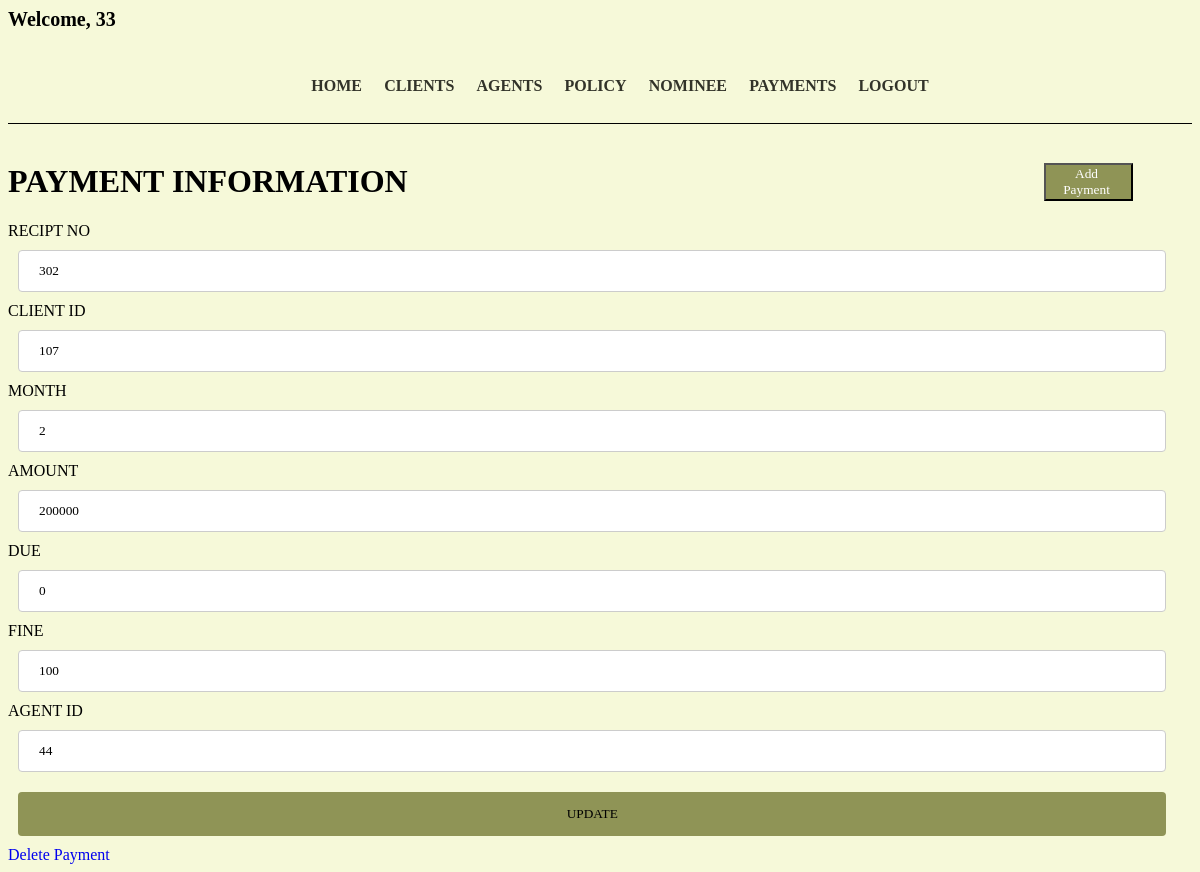
The page /lims/editPayment.php?recipt_no=302 (signed in) on the database its author committed.
### tables this page shows
CREATE TABLE `payment` (
  `recipt_no` varchar(20) NOT NULL,
  `client_id` varchar(50) NOT NULL,
  `month` varchar(50) NOT NULL,
  `amount` varchar(50) NOT NULL,
  `due` varchar(50) NOT NULL,
  `fine` varchar(50) NOT NULL,
  `agent_id` varchar(30) NOT NULL
);

### lims/editPayment.php (the view, shortened to what this page needs)
<!DOCTYPE html>
<html>
<head>
</head>
<body>
    <?php include 'header.php';
    ?>
    <h1 class="heading">Payment Information
        <button class="btn" textalign="center">
            <a href="addPayment.php" class="btn">Add Payment</a>
        </button>
    </h1>
    <?php
    include 'connection.php';
    if ($_SERVER["REQUEST_METHOD"] == "GET") {
        $recipt_no = $_GET["recipt_no"];
    }
    $sql = "SELECT recipt_no, client_id, month, amount, due, fine, agent_id from payment where recipt_no='$recipt_no'";
    $result = $conn->query($sql);
    echo "<div>\n";
    echo '<form action="updatePayment.php" method="post">';
    while ($row = $result->fetch_assoc()) {
        echo "<label for=\"fname\">RECIPT NO</label>";
        echo "<input type=\"text\" recipt_no=\"fname\" name=\"recipt_no\" placeholder=\"Your recpit no..\" value=\"$row[recipt_no]\">";
        echo "<label for=\"fname\">CLIENT ID</label>";
        echo "<input type=\"text\" recipt_no=\"fname\" name=\"client_id\" placeholder=\"Client Id..\" value=\"$row[client_id]\">";
        echo "<label for=\"fname\">MONTH</label>";
        echo "<input type=\"text\" recipt_no=\"fname\" name=\"month\" placeholder=\"Month..\" value=\"$row[month]\">";
        echo "<label for=\"fname\">AMOUNT</label>";
        echo "<input type=\"text\" recipt_no=\"fname\" name=\"amount\" placeholder=\"Amount..\" value=\"$row[amount]\">";
        echo "<label for=\"fname\">   DUE   </label>";
        echo "<input type=\"text\" recipt_no=\"fname\" name=\"due\" placeholder=\"Your Due..\" value=\"$row[due]\">";
        echo "<label for=\"fname\">FINE   </label>";
        echo "<input type=\"text\" recipt_no=\"fname\" name=\"fine\" placeholder=\"Fine..\" value=\"$row[fine]\">";
        echo "<label for=\"fname\">AGENT ID</label>";
        echo "<input type=\"text\" recipt_no=\"fname\" name=\"agent_id\" placeholder=\"Agent Id..\" value=\"$row[agent_id]\">";
    }
    echo "<input type=\"submit\" value=\"UPDATE\">";
    echo "</form>\n";
    echo "<a href='deletePayment.php?recipt_no=" . $recipt_no . "'>Delete Payment</a>";
    echo "</div>\n";
    ?>
</body>
</html>

### lims/editPayment.php (style rules this page uses)
.heading { font-weight: 800; text-transform: uppercase; }
.btn { background-color: #8f9456; color: white; float: right; text-decoration: none; margin-right: 5%; font-family: Georgia; }
input[type=text], select { font-family: Georgia; width: 97%; padding: 12px 20px; margin: 10px; display: inline-block; border: 1px solid #ccc; border-radius: 4px; box-sizing: border-box; }
input[type=submit] { font-family: Georgia; width: 97%; background-color: #8f9456; color: black; padding: 14px 20px; margin: 10px; border: none; border-radius: 4px; cursor: pointer; }
a { text-decoration: none; }

### rows shown on the page
payment: recipt_no "302", client_id "107", month "2", amount "200000", due "0", fine "100", agent_id "44"

### other values the page prints
$_SESSION["username"] "33"
